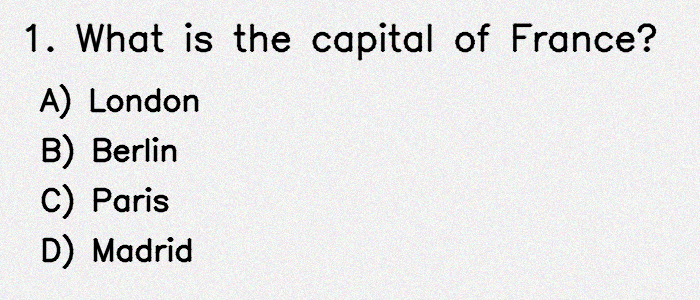
#> input picture StudyAssistant/test_ocr_input.png, 700 x 300 px
$ python -i change_detector.py   (imports and definitions only)
#> lines starting #> are read from the running program, lines starting #| are printed output that depends on the picture
### StudyAssistant/utils.py
"""
utils.py — Shared helper utilities for AI Study Assistant
"""

import os
import re
import json
import logging
import hashlib
import datetime
from typing import Any, Dict, Optional

import config


# ─────────────────────────────────────────────
#  LOGGER SETUP
# ─────────────────────────────────────────────

def setup_logger(name: str = "StudyAssistant") -> logging.Logger:
    """
    Create and return a logger that writes to both console and a rotating log file.
    """
    os.makedirs(config.LOG_DIR, exist_ok=True)

    logger = logging.getLogger(name)
    if logger.handlers:
        return logger  # already configured

    logger.setLevel(logging.DEBUG)
    fmt = logging.Formatter(
        "[%(asctime)s] %(levelname)-8s  %(name)s — %(message)s",
        datefmt="%H:%M:%S"
    )

    # Console handler
    ch = logging.StreamHandler()
    ch.setLevel(logging.INFO)
    ch.setFormatter(fmt)

    # File handler
    fh = logging.FileHandler(config.LOG_FILE, encoding="utf-8")
    fh.setLevel(logging.DEBUG)
    fh.setFormatter(fmt)

    logger.addHandler(ch)
    logger.addHandler(fh)
    return logger


logger = setup_logger()


# ─────────────────────────────────────────────
#  TEXT UTILITIES
# ─────────────────────────────────────────────

# [12 lines left out: function clean_text, not called in this run]


def text_hash(text: str) -> str:
    """Return a short SHA-256 hex digest for deduplication."""
    return hashlib.sha256(text.encode("utf-8", errors="ignore")).hexdigest()[:16]


def truncate(text: str, max_len: int = 300) -> str:
    """Truncate long text for display/logging."""
    return text[:max_len] + "…" if len(text) > max_len else text


# ─────────────────────────────────────────────
#  HISTORY / PERSISTENCE
# ─────────────────────────────────────────────

# [85 lines left out: functions ensure_dirs, save_qa_history, load_qa_history, get_history_summary, compute_confidence, not called in this run]


# ─────────────────────────────────────────────
#  MISC
# ─────────────────────────────────────────────

def timestamp_str() -> str:
    """Return current time as 'YYYY-MM-DD HH:MM:SS'."""
    return datetime.datetime.now().strftime("%Y-%m-%d %H:%M:%S")


def clamp(value: float, lo: float, hi: float) -> float:
    """Clamp a numeric value between lo and hi."""
    return max(lo, min(hi, value))

### StudyAssistant/change_detector.py
"""
change_detector.py — Frame-diff based screen change detector

Strategy:
  1. Resize both frames to a small thumbnail (fast, configured by CHANGE_RESIZE_FACTOR)
  2. Convert to grayscale
  3. Apply Gaussian blur to remove minor noise/artifacts
  4. Compute absolute difference via OpenCV
  5. Threshold the difference (CHANGE_DIFF_THRESHOLD) → binary mask
  6. Count "changed" pixels in the mask
  7. If changed-pixel-fraction > CHANGE_THRESHOLD or total pixels > CHANGE_MIN_AREA
     → signal a change
"""

from __future__ import annotations

from dataclasses import dataclass
from typing import Optional

import cv2
import numpy as np

import config
from utils import setup_logger

logger = setup_logger("change_detector")
#> further down, picture is the input picture: shape (300, 700, 3); mean B, G, R 229.9, 229.9, 229.9


# ─────────────────────────────────────────────────────────
#  DATA MODEL
# ─────────────────────────────────────────────────────────

@dataclass
class DiffResult:
    """Detailed result of a frame comparison."""
    changed: bool            # Did the frame change enough to trigger?
    fraction: float          # Fraction of pixels that changed (0.0 to 1.0)
    changed_pixels: int      # Absolute number of changed pixels
    diff_mask: np.ndarray    # Binary mask of changed pixels (for debugging)


# ─────────────────────────────────────────────────────────
#  DETECTOR CLASS
# ─────────────────────────────────────────────────────────

class ChangeDetector:
    """
    Compares successive screen frames to detect meaningful visual changes.
    """

    def __init__(
        self,
        threshold: float = getattr(config, "CHANGE_THRESHOLD", 0.04),
        resize_factor: float = getattr(config, "CHANGE_RESIZE_FACTOR", 0.25),
        diff_threshold: int = getattr(config, "CHANGE_DIFF_THRESHOLD", 25),
        min_area: int = getattr(config, "CHANGE_MIN_AREA", 200),
    ) -> None:
        self.threshold = threshold
        self.resize_factor = resize_factor
        self.diff_threshold = diff_threshold
        self.min_area = min_area

        self._prev_frame: Optional[np.ndarray] = None
        self._frame_count: int = 0

        logger.info(
            "ChangeDetector initialised (threshold=%.2f, diff_thresh=%d, min_area=%d)",
            self.threshold, self.diff_threshold, self.min_area
        )

    # ──────────────────────────────────────────────
    #  Public API
    # ──────────────────────────────────────────────

    def has_changed(self, frame: np.ndarray) -> bool:
        """
        Convenience method: returns True if the new frame differs meaningfully
        from the last one.

        Args:
            frame: BGR NumPy array from ScreenCapture.grab_numpy()
        """
        result = self.detect(frame)
        return result.changed

    def detect(self, frame: np.ndarray) -> DiffResult:
        """
        Perform full change detection on the given frame.

        Returns:
            DiffResult containing boolean status, metrics, and the diff mask.
        """
        small = self._preprocess(frame)
        self._frame_count += 1

        if self._prev_frame is None:
            self._prev_frame = small
            # Return an empty/false result on the very first frame
            mask = np.zeros_like(small)
            return DiffResult(False, 0.0, 0, mask)

        result = self._compute_diff(self._prev_frame, small)

        if result.changed:
            logger.debug(
                "Change detected (%.2f%% pixels, %d px, frame #%d)",
                result.fraction * 100, result.changed_pixels, self._frame_count
            )
            self._prev_frame = small   # update reference frame only on significant change

        return result

    def reset(self) -> None:
        """Clear the stored previous frame (force next frame to be baseline)."""
        self._prev_frame = None
        self._frame_count = 0
        logger.debug("ChangeDetector reset")

    # ──────────────────────────────────────────────
    #  Internal helpers
    # ──────────────────────────────────────────────

    def _preprocess(self, frame: np.ndarray) -> np.ndarray:
        """Resize, grayscale, and blur for fast, robust comparison."""
        h, w = frame.shape[:2]
#> h = 300; w = 700
        new_w = max(1, int(w * self.resize_factor))
#> new_w = 175
        new_h = max(1, int(h * self.resize_factor))
#> new_h = 75

        # 1. Resize
        small = cv2.resize(frame, (new_w, new_h), interpolation=cv2.INTER_AREA)
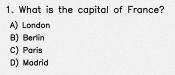
#> small: shape (75, 175, 3); mean B, G, R 229.9, 229.9, 229.9

        # 2. Grayscale
        gray = cv2.cvtColor(small, cv2.COLOR_BGR2GRAY)

        # 3. Gaussian Blur (removes minor noise/compression artifacts)
        blurred = cv2.GaussianBlur(gray, (5, 5), 0)
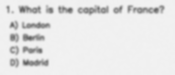
#> blurred: shape (75, 175); min 97, max 242, mean 229.9

        return blurred

    def _compute_diff(self, prev: np.ndarray, curr: np.ndarray) -> DiffResult:
        """
        Compute pixel-level absolute difference.
        """
        # Absolute difference
        diff = cv2.absdiff(prev, curr)

        # Threshold to create a binary mask of "changed" pixels
        _, thresh = cv2.threshold(
            diff, self.diff_threshold, 255, cv2.THRESH_BINARY
        )

        n_changed = int(np.count_nonzero(thresh))
        total = thresh.size
        fraction = n_changed / total if total > 0 else 0.0

        changed = (fraction >= self.threshold) or (n_changed >= self.min_area)

        return DiffResult(
            changed=changed,
            fraction=fraction,
            changed_pixels=n_changed,
            diff_mask=thresh
        )

>>> import cv2
>>> picture = cv2.imread('test_ocr_input.png')
>>> result = ChangeDetector().has_changed(picture)
#> result = False
